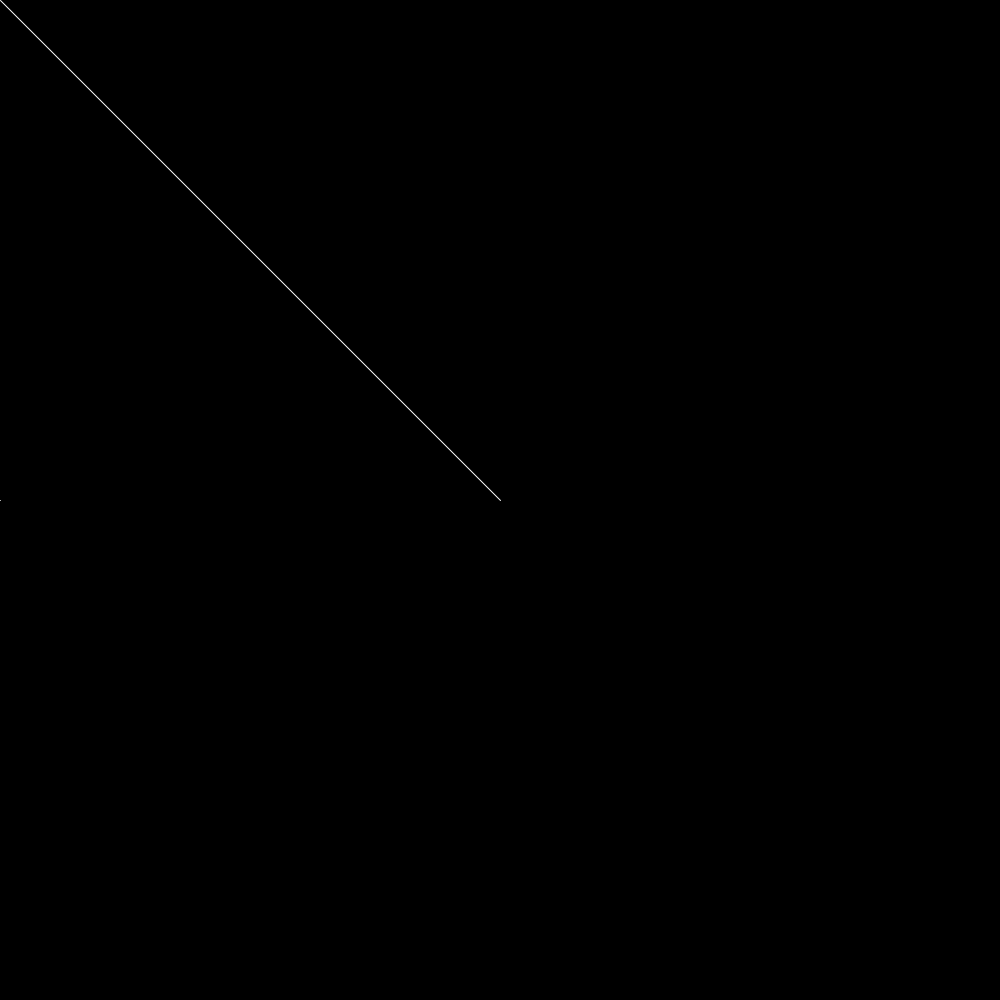
Frame 1 (no input)
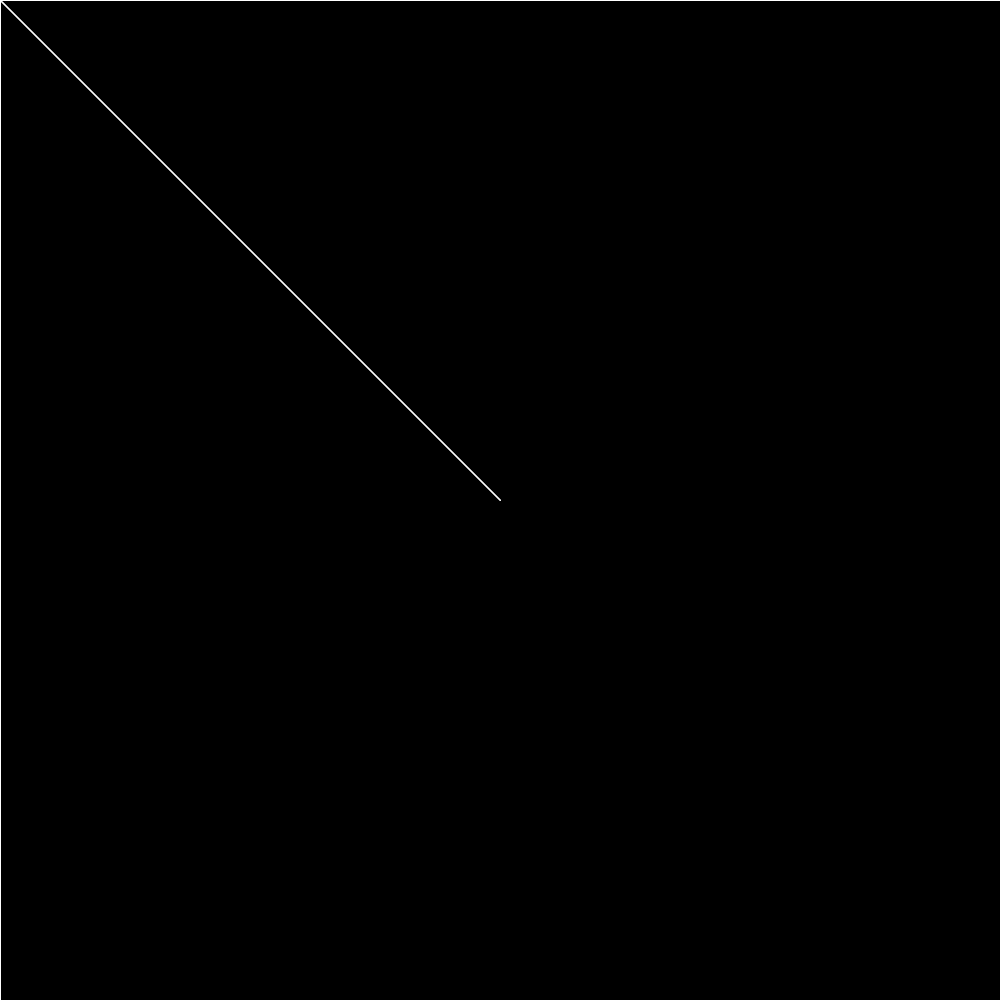
Frame 60 (the mouse pressed at the canvas centre just before this capture)
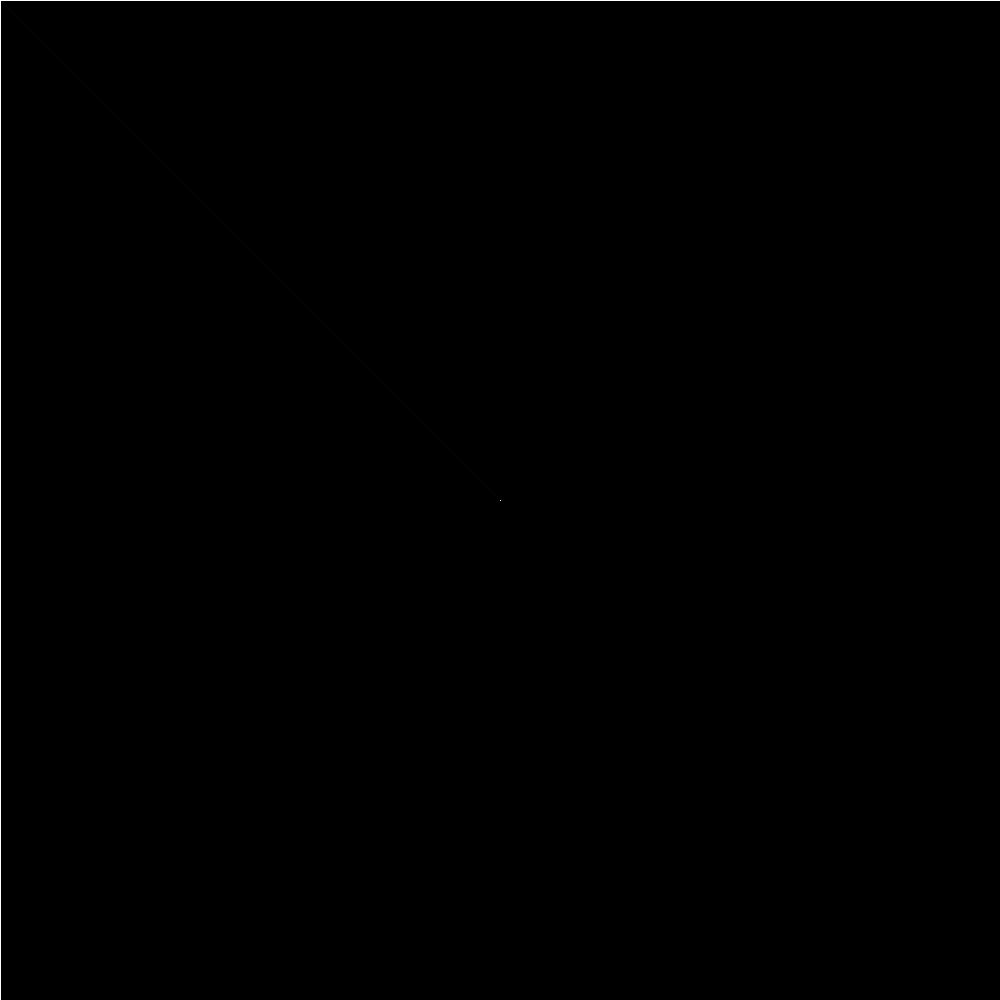
Frame 120 (the mouse held since frame 60 and released just before this capture)

The Processing sketch that drew these frames (run headless with seeded random() and noise(); from frame 60 on, the mouse is pressed at the canvas centre):

// Processing sketch: RadialLinePath
// ── RadialLinePath.pde
void setup(){
  size (1000,1000);
  background(0);

}

void draw(){
  //line(x point1, y point1, x point2, y point2);
  //background(0); //one line that you can move around
  
  //opacity of fill makes a trail when drawing objects
  fill(0, 40);
  rect(0,0, width, height);
  
  stroke(255);
  line(mouseX, mouseY, width/2, height/2); //creates origin at middle, radial lines
  line(mouseX, height/2, mouseY, width/2);
  
  println(mouseX); //shows coordinates
  println(mouseY);
  
}
